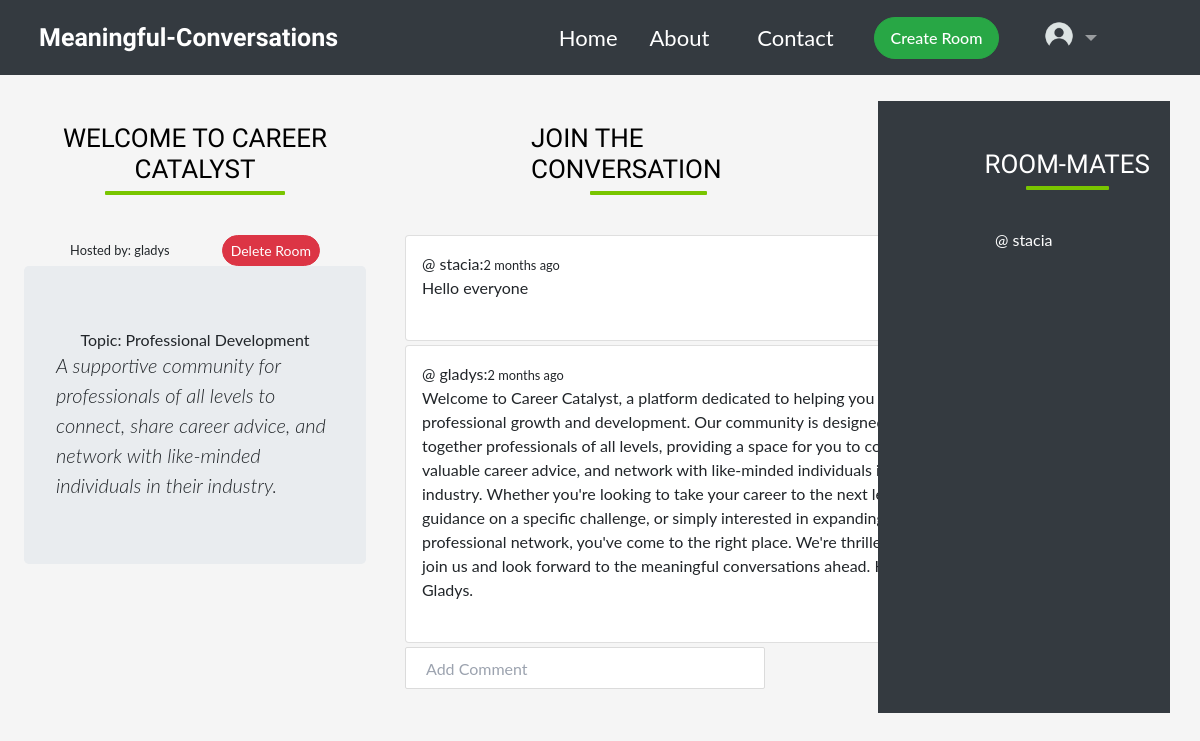
/room/12/ (signed in), run on the app's committed database.
### conversations/models.py (models this page shows, shortened)
class Room(models.Model):
    name = models.CharField(max_length=255)
    topic = models.ForeignKey(Topic, on_delete=models.CASCADE)
    room_mates = models.ManyToManyField(User, related_name="room_mates", blank=True)
    host = models.ForeignKey(User, on_delete=models.CASCADE, related_name='creator')
    description =models.TextField(null=True)
    created_at = models.DateTimeField(auto_now_add=True)
    updated_at = models.DateTimeField(auto_now=True)
    class Meta:
        ordering = [ '-created_at']

class Topic(models.Model):
    name = models.CharField(("Room-Topic"), max_length=150)
    def __str__(self):
        return self.name

class Conversation(models.Model):
    room = models.ForeignKey(Room, on_delete=models.CASCADE,)
    author = models.ForeignKey(User, on_delete=models.CASCADE,)
    content = models.TextField()
    created_at = models.DateTimeField(auto_now_add=True)
    updated_at = models.DateTimeField(auto_now=True)

### conversations/views.py (the view, shortened to what this page needs)
@login_required(login_url='login')
def room(request, pk):
    room = Room.objects.get(id=pk)
    conversations = room.conversation_set.all().order_by('-created_at')
    room_mates = room.room_mates.all()
    context= {'room': room, 'conversations': conversations, 'room_mates': room_mates}
    return render(request, 'room.html', context)

### conversations/templates/room.html (shortened to what this page needs)
{% extends 'base.html' %} {% load static %} {% block content %} <br /><br />
<div class="container-fluid row" id="room-container">
  <div class="comment-wrapper col-md-4 col-lg-4">
    <div class="header text-center">
      <h2 class="" style="font-family: 'Merienda One', sans-serif">Welcome to {{ room.name}}</h2>
      <small class="card-title">Hosted by: {{room.host.username}}</small>
      {% if request.user == room.host%}
        <span class=""><a href="{% url 'delete_room' room.id %}" class="ml-5 btn btn-danger btn-sm"> Delete Room</a></span>
      {% endif %}
      <div class="container jumbotron">
        <h3>Topic: {{ room.topic}}</h3>
        <p class="lead text-left"><i>{{ room.description }}</i></p>
      </div>
    </div>
    <br>
  </div>
  <div class="conversation col-md-4 col-lg-4">
    <h2 class="" style="margin-left: 35%; font-family: 'Merienda One', sans-serif">Join The Conversation</h2>
    {% for conversation in conversations %}
    <div class="card  mb-1 p-3" style="width:600px">
      <p>@ {{conversation.author}}:<small>{{conversation.created_at|timesince}} ago</small></p>
      <p>{{conversation.content}}</p>
      <br>
    </div>
    {% endfor %}
    {% if request.user.is_authenticated %}
    <div class="comment-form">
      <form method="POST" action="">
        <input type="text" name="content" placeholder="Add Comment" />
      </form>
    </div>
    <br>
    {% endif %}
  </div>
  <div class="col-md-1 col-lg-1"></div>
  <div class="conversation col-md-3 col-lg-3 text-white" style="background-color: #343a40; margin-top: -1.9%;">
    <h2 class="mt-5 text-white" style="margin-left: 35%; font-family: 'Merienda One', sans-serif">Room-Mates</h2>
    {% for user in room_mates %}
    <h5 class="text-center text-white mb-1">@ {{user.username }}</h5>
    {% endfor %}
  </div>
</div>
  {% endblock content %}

### static/css/style.css (style rules this page uses)
body { margin: 0; font-family: "Lato", sans-serif; background-color: whitesmoke; }
h2 { color: #000; font-size: 26px; font-weight: 500; position: relative; margin: 0 auto 50px; text-transform: uppercase; display: table; }
h2::after { content: ""; width: 50%; position: absolute; height: 4px; border-radius: 1px; background: #79c500; left: 25%; bottom: -10px; }
.container { width: 95%; max-width: 1140px; margin: auto; }
input[type="text"], input[type="text"], input[type="email"], input[type="tel"] { border: 1px solid #dbdbdb; border-radius: 2px; color: #333; height: 42px; padding: 0 0 0 20px; width: 100%; outline: 0; }
.form-control, .btn { border-radius: 50px; outline: none !important; }

### data on the page
Room: name "CAREER CATALYST", host.username "gladys", topic "Professional Development", description "A supportive community for professionals of all levels to connect, share career advice, and network with like-minded individuals in their industry."
Conversation: author "stacia", created_at "2 months", content "Hello everyone"
Conversation: author "gladys", created_at "2 months", content "Welcome to Career Catalyst, a platform dedicated to helping you accelerate your professional growth and development. Our community is designed to bring together professionals of all levels, providing a space for you to connect, share valuable career advice, and network with like-minded individuals in your industry. Whether you're looking to take your career to the next level, seeking guidance on a specific challenge, or simply interested in expanding your professional network, you've come to the right place. We're thrilled to have you join us and look forward to the meaningful conversations ahead. Hosted by: Gladys."

### other printed values
{{ user.username }} "stacia"
